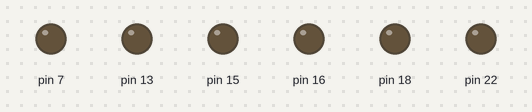
Simulated run of this program. Board: Raspberry Pi (header pin numbers). Parts: output pins drawn as LEDs (lit = HIGH). Threads take turns every 2 ms; the clock reads 2024-03-15 10:24:30 at power-on unless the program sets it; what the program prints to the terminal is not drawn.

Above: at 0.1 s.
At 7.7 s:
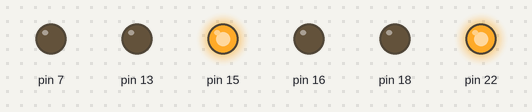
At 16.5 s:
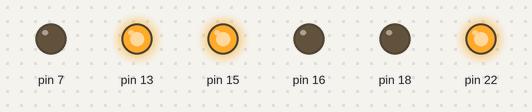
At 22.5 s:
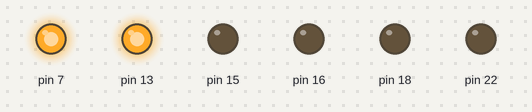
At 31.5 s:
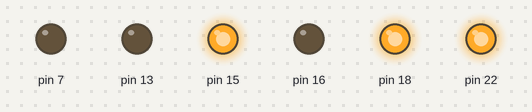
At 37.5 s:
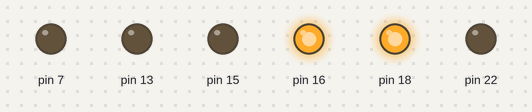
Timing chart, 0 to 39.0 s (numbered marks = the images above):
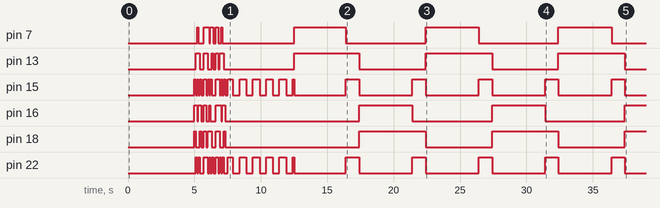

The program:

raspiTrafficLight.py
```python
# (licence header left out)
import RPi.GPIO as GPIO
import time
import threading
import sys
import signal
import logging

VERSION="0.2.2"

LICENSE="This program comes with ABSOLUTELY NO WARRANTY; This is free software, and you are welcome to redistribute it under certain conditions"

GPIO.setmode(GPIO.BOARD)

# GPIO pins for red yellow green
trafficLight1=[18,22,7]			# <=== Adapt to local environment
trafficLight2=[13,15,16]		# <=== Adapt to local environment

DEBUG=False						# threading debug
Thread_CTORDTOR=False			# constructing and destructing of threads

# ticks
CONDUCTOR_TICK_TIME=.1 	# seconds

# sleep counter for LED transitions multiplied by conductor_tick_time
SLEEP_MAIN=40
SLEEP_TRANSITION=10
SLEEP_TRANSITION1=10
SLEEP_TRANSITION2=10
SLEEP_TRANSITION3=10
SLEEP_TRANSITION4=10
SLEEP_NOOP=5
SLEEP_INIT=1

# delays to display the different light states in seconds

KEEP_INITIAL=2.5
KEEP_NOOP=5
KEEP_NORMAL=30

# different trafific light programs

NORMAL_PROGRAM=[None]*3
NORMAL_PROGRAM_PHASE_RED=[None]*3
NORMAL_PROGRAM_PHASE_GREEN=[None]*3

# traffic lights shown (red, yellow, green) and the sleep time (time the current lights are on)

NORMAL_PROGRAM[0]=[
		[[1,0,0],SLEEP_MAIN],		# red
		[[1,1,0],SLEEP_TRANSITION],	# red yellow
		[[0,0,1],SLEEP_MAIN],		# green
		[[0,1,0],SLEEP_TRANSITION]	# yellow
	]
NORMAL_PROGRAM_PHASE_RED[0]=0
NORMAL_PROGRAM_PHASE_GREEN[0]=len(NORMAL_PROGRAM[0])/2

NORMAL_PROGRAM[1]=[
		[[1,0,0],SLEEP_MAIN],		# red
		[[1,0,0],SLEEP_TRANSITION1],# red
		[[1,1,0],SLEEP_TRANSITION2],# red yellow

		[[0,0,1],SLEEP_MAIN],		# green
		[[0,1,0],SLEEP_TRANSITION1],# yellow
		[[1,0,0],SLEEP_TRANSITION2] # red
	]
NORMAL_PROGRAM_PHASE_RED[1]=0
NORMAL_PROGRAM_PHASE_GREEN[1]=len(NORMAL_PROGRAM[1])/2

NORMAL_PROGRAM[2]=[
		[[1,0,0],SLEEP_MAIN],		# red
		[[1,0,0],SLEEP_TRANSITION1],# red
		[[1,0,0],SLEEP_TRANSITION2],# red
		[[1,1,0],SLEEP_TRANSITION3],# red yellow
		[[0,0,1],SLEEP_TRANSITION4],# green

		[[0,0,1],SLEEP_MAIN],		# green
		[[0,1,0],SLEEP_TRANSITION1],# yellow
		[[1,0,0],SLEEP_TRANSITION2],# red
		[[1,0,0],SLEEP_TRANSITION3],# red
		[[1,0,0],SLEEP_TRANSITION4] # red
]
NORMAL_PROGRAM_PHASE_RED[2]=0
NORMAL_PROGRAM_PHASE_GREEN[2]=len(NORMAL_PROGRAM[2])/2

# traffic light out of order
NOOP_PROGRAM=[
		[[0,1,0],SLEEP_NOOP],		# yellow
		[[0,0,0],SLEEP_NOOP]		# off
		]

# traffic light initialization, test all LEDs in all combinations
INITIALIZATION_PROGRAM_PHASE_MAIN=0
INITIALIZATION_PROGRAM_PHASE_NOTMAIN=7
INITIALIZING_PROGRAM=[
		[[1,0,0],SLEEP_INIT],
		[[0,1,0],SLEEP_INIT],
		[[0,0,1],SLEEP_INIT],
		[[0,1,0],SLEEP_INIT],
		[[1,0,0],SLEEP_INIT],
		[[0,0,0],SLEEP_INIT*2],
		[[1,1,1],SLEEP_INIT*2],
		[[0,1,1],SLEEP_INIT],
		[[1,0,1],SLEEP_INIT],
		[[1,1,0],SLEEP_INIT],
		[[1,0,1],SLEEP_INIT],
		[[0,1,1],SLEEP_INIT],
		[[0,0,0],SLEEP_INIT*2],
		[[1,1,1],SLEEP_INIT*2]
		]

# invoke cleanup at program end
def signal_handler(signal, frame):
		cleanup()
		sys.exit(0)

signal.signal(signal.SIGINT|signal.SIGHUP, signal_handler)

# cleanup all threads and GPIO
def cleanup():

	if Thread_CTORDTOR:
		print "*** Stopping threads ***",conductor
	conductor.stop()
	conductor.join()

	if threading.activeCount()>1:
		print "??? Threads not stopped ???"
		for t in threading.enumerate():
			print t

	if Thread_CTORDTOR:
		print "*** Cleaning up GPIO ***"
	GPIO.cleanup()

# Simple class which allows controlled stop of a thread
class StoppableThread(threading.Thread):

	def __init__(self):
		super(StoppableThread, self).__init__()
		self._stop = threading.Event()

	def stop(self):
		self._stop.set()

	def stopped(self):
		return self._stop.isSet()

####################################################################################
#
#		TrafficlightConductor
#
####################################################################################

# Conductor sends a tick to lights to synchronize their timing
class TrafficLightConductor(StoppableThread):

	def __init__(self, trafficLights):
		super(TrafficLightConductor, self).__init__()
		self.trafficLights=trafficLights
		self.trafficLightThreads=[]
		self.tickEvent=threading.Condition()

# 		create threads for lights
		for light in self.trafficLights:
			thread=TrafficLightThread(light, self.tickEvent)
			if Thread_CTORDTOR:
				print self.__class__.__name__,"Created ", thread, threading.current_thread()
			self.trafficLightThreads.append(thread)

		self.setInitialProgram()

	def run(self):

		if DEBUG:
			print self.__class__.__name__,"Running",threading.current_thread()

# 		start light threads now
		for thread in self.trafficLightThreads:
			thread.start()

#		send ticks
		while not self.stopped():
			time.sleep(CONDUCTOR_TICK_TIME)
			if DEBUG:
				print self.__class__.__name__,"Tick",threading.current_thread()
			with self.tickEvent:
				self.tickEvent.notifyAll()

#		conductor thread was stopped, now stop lightthreads
		if Thread_CTORDTOR:
			print self.__class__.__name__,"run stopping"
		for t in self.trafficLightThreads:
			if Thread_CTORDTOR:
				print self.__class__.__name__,"Stopping ", t
			t.stop()

#		and wait for their completion
		if Thread_CTORDTOR:
			print self.__class__.__name__,"Start joining of subthreads"
		for t in self.trafficLightThreads:
			if Thread_CTORDTOR:
				print self.__class__.__name__,"Joining ", t
			t.join()

	def stop(self):
			if Thread_CTORDTOR:
				print self.__class__.__name__,"Stopped", threading.current_thread()
			super(TrafficLightConductor, self).stop()

	def setInitialProgram(self):
		main=True
		for light in self.trafficLights:
			if main:
				light.setProgram(INITIALIZING_PROGRAM,INITIALIZATION_PROGRAM_PHASE_MAIN)
				main=False
			else:
				light.setProgram(INITIALIZING_PROGRAM,INITIALIZATION_PROGRAM_PHASE_NOTMAIN)
				main=True

	def setNoopProgram(self):
		for light in self.trafficLights:
			light.setProgram(NOOP_PROGRAM)

	def setNormalProgram(self,programVariant):
		main=True
		for light in self.trafficLights:
			if main:
				light.setProgram(NORMAL_PROGRAM[programVariant],NORMAL_PROGRAM_PHASE_GREEN[programVariant])
				main=False
			else:
				light.setProgram(NORMAL_PROGRAM[programVariant],NORMAL_PROGRAM_PHASE_RED[programVariant])
				main=True

####################################################################################
#
#		TrafficlightThread
#
####################################################################################

# Controls the running traffic light by handling the controller ticks
class TrafficLightThread(StoppableThread):

	def __init__(self, trafficLight, tickEvent):
		super(TrafficLightThread, self).__init__()
		self.trafficLight=trafficLight
		self.tickEvent=tickEvent

	def run(self):
		while not self.stopped():
			if DEBUG:
				print self.__class__.__name__,"Waiting for tick", threading.current_thread()
			with self.tickEvent:
				self.tickEvent.wait()
				self.trafficLight.tick()
		if Thread_CTORDTOR:
			print self.__class__.__name__,"run stopping", threading.current_thread()

	def stop(self):
			if Thread_CTORDTOR:
				print self.__class__.__name__,"Stopping", threading.current_thread()
			super(TrafficLightThread, self).stop()
			with self.tickEvent:			# revoke threads waiting for tick
				self.tickEvent.notifyAll()

####################################################################################
#
#		Trafficlight
#
####################################################################################

# a simple traffic light simulated with three LEDs
# Paramaters:
# name: just a name
# pins: a list of the three pins used by the light (red, yellow, green)
# initialPhase: the initial state of the light program running on the traffic light
# program: the light program (e.g. normal, initializing or inactive)
class TrafficLight:

	def __init__(self, name, pins, initialPhase=0, program=INITIALIZING_PROGRAM):
		self.name=name
		(self.red, self.yellow, self.green) = pins
		assert initialPhase >= 0 and initialPhase <= len(program)
		self.programChangeLock=threading.Lock()		# sync of program changes
		GPIO.setup(self.green,GPIO.OUT)
		GPIO.setup(self.yellow,GPIO.OUT)
		GPIO.setup(self.red,GPIO.OUT)
		self.setProgram(program,initialPhase)

	def setRed(self,state=True):
		GPIO.output(self.red,state)

	def setYellow(self,state=True):
		GPIO.output(self.yellow,state)

	def setGreen(self,state=True):
		GPIO.output(self.green,state)

	def setProgram(self, program, phase=0):
		with self.programChangeLock:				# sync with running phase changes
			self.program=program
			self.setPhase(phase)
			self.ticksToWait=self.program[self.phase][1]

#	set LEDs according phase
	def setPhase(self,phase):
		if DEBUG:
			print self.__class__.__name__,"Phase", threading.current_thread()
		assert phase>=0 and phase<=len(self.program)
		self.phase=phase
		self.setRed(self.program[self.phase][0][0])
		self.setYellow(self.program[self.phase][0][1])
		self.setGreen(self.program[self.phase][0][2])

#	advance to next phase modulo number of phases
	def setNextPhase(self):
		with self.programChangeLock:		# sync with program update
			self.setPhase((self.phase +1) % len(self.program))
			self.ticksToWait=self.program[self.phase][1]

#	another tick received
	def tick(self):
		self.ticksToWait=self.ticksToWait-1
		if DEBUG:
			print elf.__class__.__name__,"Got tick", threading.current_thread(),self.ticksToWait
		if self.ticksToWait == 0:
			self.setNextPhase()

####################################################################################
#
#		Main
#
####################################################################################

print LICENSE

time.sleep(5)

#	initiate lights and conductor
light1=TrafficLight("North",trafficLight1)
light2=TrafficLight("East",trafficLight2)

conductor=TrafficLightConductor([light1,light2])

try:
#	start traffic lights to blink

	conductor.start()
	time.sleep(KEEP_INITIAL)

	while True:

		conductor.setNoopProgram()
		time.sleep(KEEP_NOOP)

		for program in range(0,len(NORMAL_PROGRAM)):
			conductor.setNormalProgram(program)
			time.sleep(KEEP_NORMAL)

			conductor.setNoopProgram()
			time.sleep(KEEP_NOOP)

		conductor.setInitialProgram()
		time.sleep(KEEP_INITIAL)

#	wait until conductor completed or interupted by CTRL-C
	conductor.join()

#	catch exception to suppress message
except KeyboardInterrupt:
	pass

#	any other exception should be printed
except Exception as ex:
	print ex

finally:
	cleanup()
```

Measured:
- by itself, pin 7: HIGH → LOW at 5.3 s, → HIGH 0.40 s later, → LOW 0.40 s later, → HIGH 0.10 s later, … (15 changes in this stretch)
- by itself, pin 13: HIGH → LOW at 5.4 s, → HIGH 0.30 s later, → LOW 0.30 s later, → HIGH 0.30 s later, … (15 changes in this stretch)
- by itself, pin 15: HIGH → LOW at 5.1 s, → HIGH 0.10 s later, → LOW 0.10 s later, → HIGH 0.10 s later, … (39 changes in this stretch)
- by itself, pin 16: HIGH → LOW at 5.2 s, → HIGH 0.10 s later, → LOW 0.20 s later, → HIGH 0.20 s later, … (16 changes in this stretch)
- by itself, pin 18: HIGH → LOW at 5.1 s, → HIGH 0.30 s later, → LOW 0.10 s later, → HIGH 0.20 s later, … (16 changes in this stretch)
- by itself, pin 22: HIGH → LOW at 5.2 s, → HIGH 0.10 s later, → LOW 0.10 s later, → HIGH 0.30 s later, … (37 changes in this stretch)
